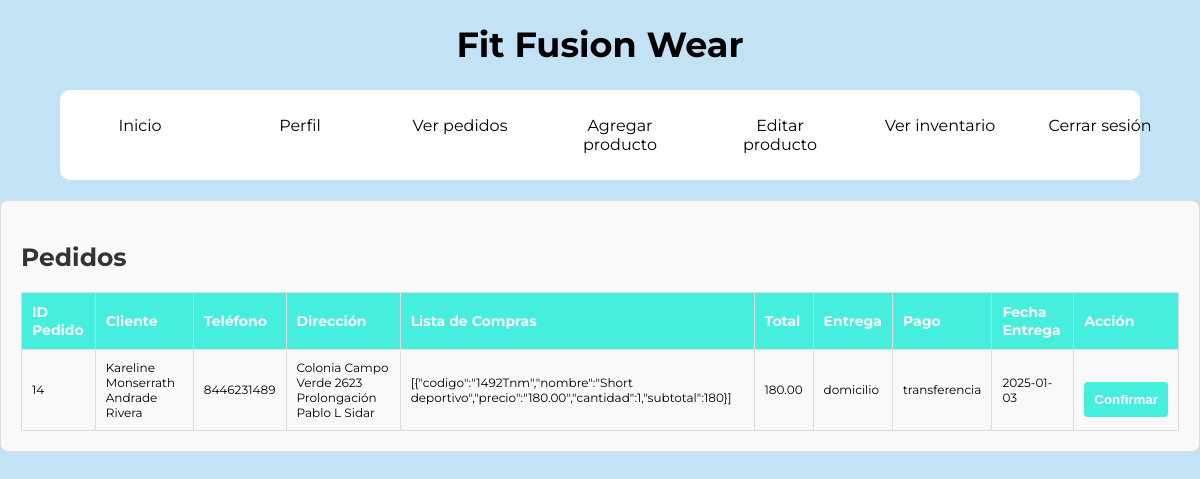
Screenshot of /verPedidos.php with the database file from the repository.
### tables this page shows
CREATE TABLE `pedidos` (
  `id` int NOT NULL,
  `cliente_id` int NOT NULL,
  `nombre_cliente` varchar(100) NOT NULL,
  `telefono_cliente` varchar(15) NOT NULL,
  `direccion_cliente` text NOT NULL,
  `lista_compras` longtext NOT NULL,
  `total` decimal(10,2) NOT NULL,
  `forma_entrega` enum('domicilio','punto_entrega') NOT NULL,
  `forma_pago` enum('efectivo','transferencia') NOT NULL,
  `fecha_entrega` date NOT NULL
);

### verPedidos.php (the view, shortened to what this page needs)
<!DOCTYPE html>
<html lang="es">
<head>
    <link rel="stylesheet" href="css/verPedidos.css">
</head>
<body>
    <header>
        <h1>Fit Fusion Wear</h1>
    </header>
    <div id="ver-pedidos" class="seccion">
        <div class="form-table-style">
            <h2>Pedidos</h2>
            <table>
                <thead>
                    <tr>
                        <th>ID Pedido</th>
                        <th>Cliente</th>
                        <th>Teléfono</th>
                        <th>Dirección</th>
                        <th>Lista de Compras</th>
                        <th>Total</th>
                        <th>Entrega</th>
                        <th>Pago</th>
                        <th>Fecha Entrega</th>
                        <th>Acción</th>
                    </tr>
                </thead>
                <tbody>
                    <?php
                    $servername = "127.0.0.1";
                    $username = "root";
                    $password = "";
                    $dbname = "ropadeportiva";
                    $conn = new mysqli($servername, $username, $password, $dbname);
                    $pedidos_query = "SELECT id, nombre_cliente, telefono_cliente, direccion_cliente, lista_compras, total, forma_entrega, forma_pago, fecha_entrega
                                      FROM pedidos
                                      ORDER BY fecha_entrega DESC";
                    $result = $conn->query($pedidos_query);
                    if ($result->num_rows > 0) {
                        while ($row = $result->fetch_assoc()) {
                            echo "<tr>
                                    <td>{$row['id']}</td>
                                    <td>{$row['nombre_cliente']}</td>
                                    <td>{$row['telefono_cliente']}</td>
                                    <td>{$row['direccion_cliente']}</td>
                                    <td>{$row['lista_compras']}</td>
                                    <td>{$row['total']}</td>
                                    <td>{$row['forma_entrega']}</td>
                                    <td>{$row['forma_pago']}</td>
                                    <td>{$row['fecha_entrega']}</td>
                                    <td>
                                        <form method='POST' action='confirmarPedido.php'>
                                            <input type='hidden' name='pedido_id' value='{$row['id']}'>
                                            <button type='submit'>Confirmar</button>
                                        </form>
                                    </td>
                                  </tr>";
                        }
                    } else {
                        echo "<tr><td colspan='10'>No hay pedidos registrados aún.</td></tr>";
                    }
                    ?>
                </tbody>
            </table>
        </div>
    </div>
</body>
</html>

### css/verPedidos.css (style rules this page uses)
body { font-family: 'Montserrat', sans-serif; background-color: #c4e2f5; margin: 0; padding: 0; width: 100%; height: 100%; box-sizing: border-box; }
header { display: flex; justify-content: center; }
header h1 { font-size: 35px; font-weight: bold; color: #000000; text-align: center; }
.form-table-style { display: flex; flex-wrap: wrap; padding: 20px; border-radius: 8px; margin: 20px auto; background-color: #f9f9f9; max-width: 1175px; border: 1px solid #ddd; }
.form-table-style h2 { font-size: 25px; font-weight: bold; color: #333; width: 100%; margin-bottom: 20px; text-align: left; }
.form-table-style button { margin-top: 20px; padding: 10px; background-color: #46eedd; border: none; border-radius: 4px; color: #fff; cursor: pointer; font-weight: bold; width: 100%; }
.form-table-style table { width: 100%; border-collapse: collapse; border: 1px solid #ddd; }
.form-table-style th, .form-table-style td { padding: 10px; text-align: left; border: 1px solid #ddd; font-size: 12px; }
.form-table-style th { background-color: #46eedd; color: white; font-size: 14px; }

### css/menuAdmin.css (style rules this page uses)
body { font-family: 'Montserrat', sans-serif; background-color: #c4e2f5; margin: 0; padding: 0; width: 100%; height: 100%; box-sizing: border-box; }
.header-content { display: flex; align-items: center; justify-content: center; background-color: #ffffff; padding: 0px; margin: 0 auto; border-radius: 10px; width: 90%; }
.menu ul { list-style: none; display: flex; gap: 20px; }
.menu a { color: #000000; text-decoration: none; padding: 10px 10px; display: block; transition: background-color 0.3s ease; }
.menu ul li { position: relative; }
.dropbtn { min-width: 120px; text-align: center; }

### rows the page displays
pedidos: id "14", nombre_cliente "Kareline Monserrath Andrade Rivera", telefono_cliente "8446231489", direccion_cliente "Colonia Campo Verde 2623 Prolongación Pablo L Sidar", lista_compras "[{\"codigo\":\"1492Tnm\",\"nombre\":\"Short deportivo\",\"precio\":\"180.00\",\"cantidad\":1,\"subtotal\":180}]", total "180.00", forma_entrega "domicilio", forma_pago "transferencia", fecha_entrega "2025-01-03"
